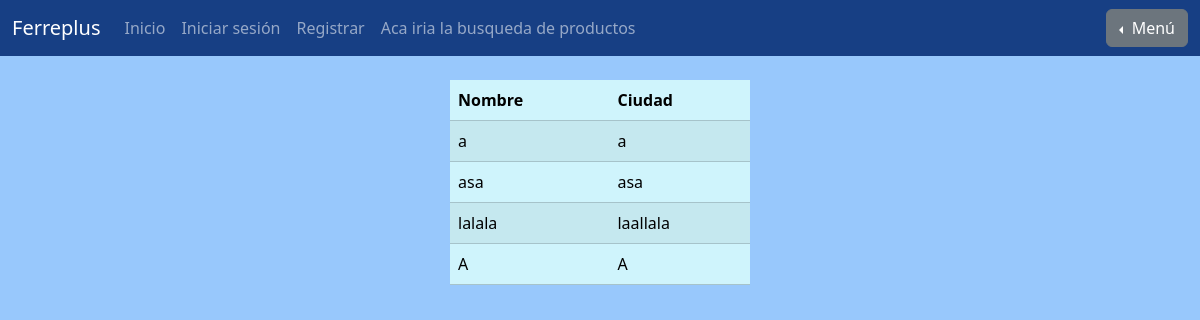
Page /gestion_de_sucursales/listar_sucursales/ on the earlier database version.
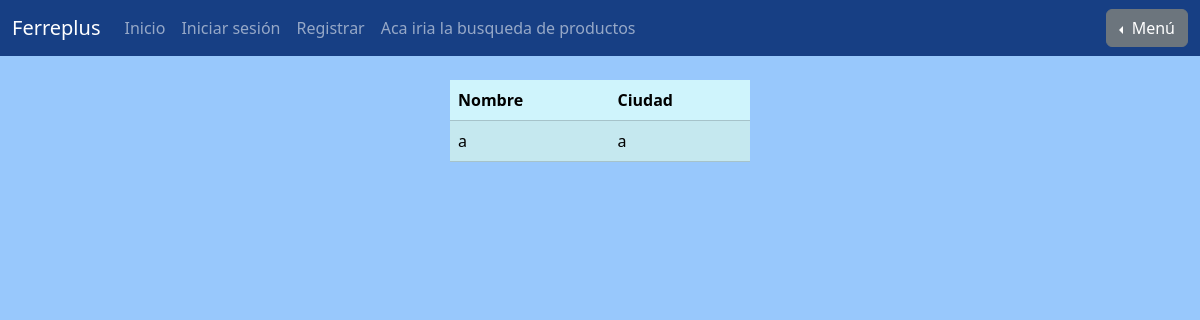
Same page on the later database version.
### gestion_de_sucursales/models.py (models this page shows, shortened)
class Sucursal(models.Model):
    nombre = models.CharField(max_length=200, primary_key=True)
    ciudad = models.CharField(max_length=200, null=False)

### gestion_de_sucursales/views.py (the view)
# urls.py: path("listar_sucursales/", listar_sucursales_view, name='listar_sucursales'),
def listar_sucursales_view(request):
    queryset = Sucursal.objects.all()
    context = {
        "lista": queryset
    }
    return render(request, "gestion_de_sucursales/listar_sucursales.html", context)

### gestion_de_sucursales/templates/gestion_de_sucursales/listar_sucursales.html (shortened to what this page needs)
{% extends "homepage/base.html" %}
{% block content %}
    {% if lista %}
        <table class="table table-striped mx-auto table-info" style="width: 300px;">
            <thead>
                <tr>
                    <th>Nombre</th>
                    <th>Ciudad</th>
                </tr>
            </thead>
            <tbody>
                {% for instance in lista %}
                    <tr>
                        <td>{{ instance.nombre }}</td>
                        <td>{{ instance.ciudad }}</td>
                    </tr>
                {% endfor %}
            </tbody>
        </table>
    {% else %}
        <p>No hay datos disponibles</p>
    {% endif %}
{% endblock %}

Differences in the rows shown:
removed Sucursal: nombre "asa", ciudad "asa"
removed Sucursal: nombre "lalala", ciudad "laallala"
removed Sucursal: nombre "A", ciudad "A"
